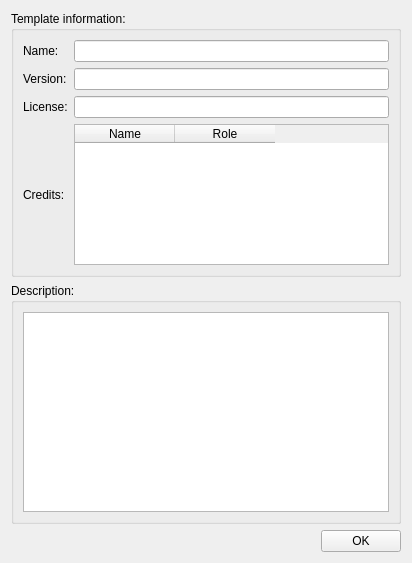
<ui version="4.0" >
 <class>CuPEDWizardTemplateDetails</class>
 <widget class="QWidget" name="CuPEDWizardTemplateDetails" >
  <property name="windowModality" >
   <enum>Qt::ApplicationModal</enum>
  </property>
  <property name="geometry" >
   <rect>
    <x>0</x>
    <y>0</y>
    <width>412</width>
    <height>563</height>
   </rect>
  </property>
  <property name="windowTitle" >
   <string>Template Details</string>
  </property>
  <layout class="QVBoxLayout" name="verticalLayout_2" >
   <item>
    <widget class="QGroupBox" name="templateInformationGroupBox" >
     <property name="title" >
      <string>Template information:</string>
     </property>
     <layout class="QGridLayout" name="gridLayout" >
      <item row="0" column="1" >
       <widget class="QLineEdit" name="nameLineEdit" >
        <property name="sizePolicy" >
         <sizepolicy vsizetype="Fixed" hsizetype="Expanding" >
          <horstretch>0</horstretch>
          <verstretch>0</verstretch>
         </sizepolicy>
        </property>
        <property name="readOnly" >
         <bool>true</bool>
        </property>
       </widget>
      </item>
      <item row="1" column="1" >
       <widget class="QLineEdit" name="versionLineEdit" >
        <property name="sizePolicy" >
         <sizepolicy vsizetype="Fixed" hsizetype="Expanding" >
          <horstretch>0</horstretch>
          <verstretch>0</verstretch>
         </sizepolicy>
        </property>
        <property name="readOnly" >
         <bool>true</bool>
        </property>
       </widget>
      </item>
      <item row="2" column="1" >
       <widget class="QLineEdit" name="licenseLineEdit" >
        <property name="sizePolicy" >
         <sizepolicy vsizetype="Fixed" hsizetype="Expanding" >
          <horstretch>0</horstretch>
          <verstretch>0</verstretch>
         </sizepolicy>
        </property>
        <property name="readOnly" >
         <bool>true</bool>
        </property>
       </widget>
      </item>
      <item row="0" column="0" >
       <widget class="QLabel" name="nameLabel" >
        <property name="text" >
         <string>Name:</string>
        </property>
       </widget>
      </item>
      <item row="1" column="0" >
       <widget class="QLabel" name="versionLabel" >
        <property name="text" >
         <string>Version:</string>
        </property>
       </widget>
      </item>
      <item row="2" column="0" >
       <widget class="QLabel" name="licenseLabel" >
        <property name="text" >
         <string>License:</string>
        </property>
       </widget>
      </item>
      <item row="3" column="0" >
       <widget class="QLabel" name="creditsLabel" >
        <property name="text" >
         <string>Credits:</string>
        </property>
       </widget>
      </item>
      <item row="3" column="1" >
       <widget class="QTableWidget" name="creditsTable" >
        <property name="minimumSize" >
         <size>
          <width>0</width>
          <height>100</height>
         </size>
        </property>
        <property name="showDropIndicator" stdset="0" >
         <bool>false</bool>
        </property>
        <property name="dragDropOverwriteMode" >
         <bool>false</bool>
        </property>
        <property name="alternatingRowColors" >
         <bool>true</bool>
        </property>
        <property name="selectionMode" >
         <enum>QAbstractItemView::SingleSelection</enum>
        </property>
        <property name="selectionBehavior" >
         <enum>QAbstractItemView::SelectRows</enum>
        </property>
        <property name="sortingEnabled" >
         <bool>true</bool>
        </property>
        <column>
         <property name="text" >
          <string>Name</string>
         </property>
        </column>
        <column>
         <property name="text" >
          <string>Role</string>
         </property>
        </column>
       </widget>
      </item>
     </layout>
     <zorder>nameLineEdit</zorder>
     <zorder>versionLineEdit</zorder>
     <zorder>licenseLineEdit</zorder>
     <zorder>nameLabel</zorder>
     <zorder>versionLabel</zorder>
     <zorder>licenseLabel</zorder>
     <zorder>creditsLabel</zorder>
     <zorder>creditsTable</zorder>
    </widget>
   </item>
   <item>
    <widget class="QGroupBox" name="descriptionGroupBox" >
     <property name="title" >
      <string>Description:</string>
     </property>
     <layout class="QVBoxLayout" name="verticalLayout" >
      <item>
       <widget class="QTextEdit" name="descriptionTextEdit" >
        <property name="sizePolicy" >
         <sizepolicy vsizetype="Expanding" hsizetype="Expanding" >
          <horstretch>0</horstretch>
          <verstretch>0</verstretch>
         </sizepolicy>
        </property>
        <property name="minimumSize" >
         <size>
          <width>0</width>
          <height>200</height>
         </size>
        </property>
        <property name="readOnly" >
         <bool>true</bool>
        </property>
       </widget>
      </item>
     </layout>
    </widget>
   </item>
   <item>
    <layout class="QHBoxLayout" name="horizontalLayout" >
     <item>
      <spacer name="horizontalSpacer" >
       <property name="orientation" >
        <enum>Qt::Horizontal</enum>
       </property>
       <property name="sizeHint" stdset="0" >
        <size>
         <width>40</width>
         <height>20</height>
        </size>
       </property>
      </spacer>
     </item>
     <item>
      <widget class="QPushButton" name="okButton" >
       <property name="text" >
        <string>OK</string>
       </property>
      </widget>
     </item>
    </layout>
   </item>
  </layout>
 </widget>
 <resources/>
 <connections/>
</ui>
